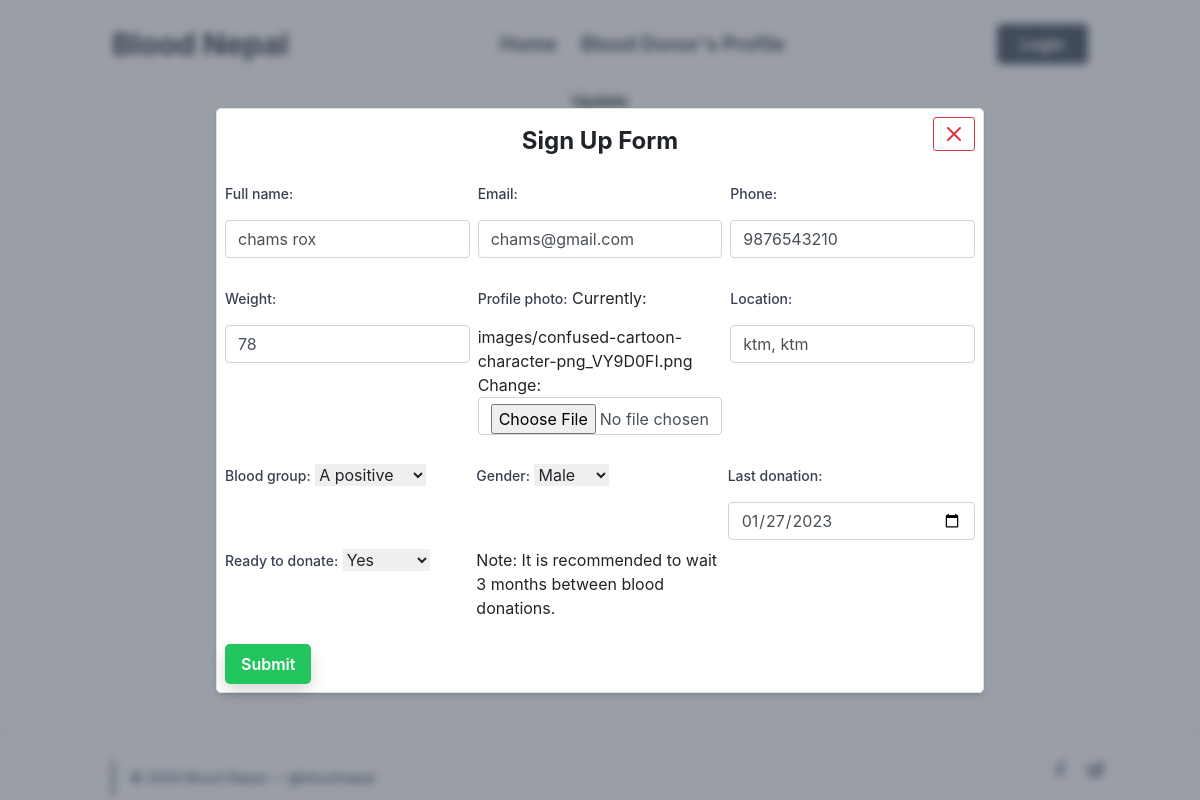
The app's page /update-profile/54/, older data.
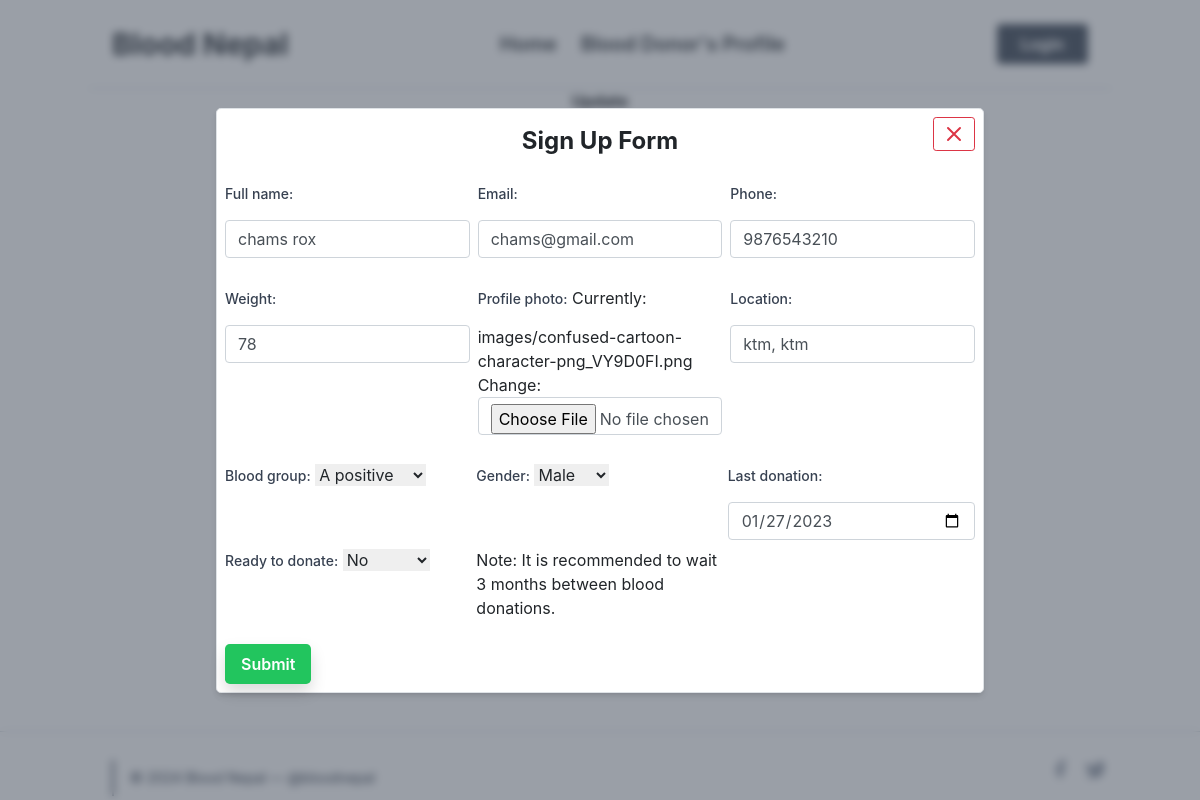
The same page, newer data.
### profile_/models.py (models this page shows, shortened)
class SignUp(models.Model):
    user = models.OneToOneField(User, on_delete = models.CASCADE , unique=True)
    full_name = models.CharField(max_length = 120, null=False, blank=False )
    email = models.EmailField(unique=True, null=False, blank=False)
    phone = models.CharField(max_length=10,null=True)
    gender = models.CharField(max_length=6, choices= GenderChoices , default='Male')
    profile_photo = models.ImageField(upload_to = 'images/')
    location = models.CharField(max_length=40)
    blood_group = models.CharField(choices=Blood_Group_Choices,max_length=3)
    weight = models.IntegerField( null=True, blank=False)
    ready_to_donate = models.CharField(choices=R_CHOICES ,null=True, max_length=4)
    last_donation = models.DateField(null=True)
    class Meta:
        unique_together = ('email','phone')

### profile_/views.py (the view)
# urls.py: path('update-profile/<int:pk>/', Update_Profile.as_view(), name='update_profile'),
class Update_Profile(UpdateView):
    model = SignUp
    template_name = 'profile/update_profile.html'
    form_class = SignUp_Form
    success_url = reverse_lazy('profile')
    def get_object(self, queryset=None):
        obj = super().get_object(queryset)
        return obj
    def get_context_data(self, **kwargs):
        context = super().get_context_data(**kwargs)
        context['username'] = self.request.user.username
        return context

### profile_/forms.py
class SignUp_Form(forms.ModelForm):
    class Meta:
        model = SignUp
        fields = ('full_name','email','phone','gender','weight','profile_photo','location','blood_group','last_donation','ready_to_donate')
        widgets = {
            'full_name':forms.TextInput(attrs={'class': 'form-control'}),
            'email':forms.EmailInput(attrs= {'class':'form-control','placeholder':"example@gmail.com"}),
            'phone':forms.TextInput(attrs={"class":"form-control",'maxlength': '10'}),
            'gender':forms.Select(),
            'weight':forms.NumberInput(attrs={'class':'form-control'}),
            'profile_photo':forms.ClearableFileInput(attrs={'class':'form-control'}),
            'location':forms.TextInput(attrs= {'class':'form-control','placeholder':"district,placename"}),
            'blood_group':forms.Select(),
            'last_donation':forms.DateInput(attrs={'class':'form-control','type':'date'}),
            'ready_to_donate': forms.Select(),
            }

### profile_/templates/profile/update_profile.html (shortened to what this page needs)
{% extends 'profile/base.html' %}
{% load crispy_forms_tags %}
{% block body %}
    <div class="flex justify-center">
      <strong>Update</strong>
    </div>
    {% include 'profile/partial_signup.html'%}
{% endblock %}

### profile_/templates/profile/partial_signup.html (shortened to what this page needs)
<div class="fixed inset-0 bg-gray-700 bg-opacity-50 backdrop-blur-sm flex items-center justify-center">
  <div class="relative bg-white max-w-3xl mx-auto p-2 border border-gray-300 rounded-lg shadow-md space-y-2">
    <a href="{% url 'home' %}" class="absolute top-2 right-2 text-red-600 hover:text-red-500 focus:outline-none">
      <button class="btn btn-outline-danger btn-sm">
        <svg class="w-6 h-6" fill="none" stroke="currentColor">
          <path stroke-linecap="round" stroke-linejoin="round" stroke-width="2" d="M6 18L18 6M6 6l12 12"></path>
        </svg>
      </button>
    </a>
    <form method="post" enctype="multipart/form-data" class="space-y-6">
      <div class="flex justify-center">
        <strong class="text-sm md:text-xl lg:text-2xl text-navy-600">Sign Up Form</strong>
      </div>
      <div class="grid grid-cols-1 md:grid-cols-3 gap-2">
        <div class="mb-1">
          <label for="full_name" class="text-sm font-medium text-gray-700">{{ form.full_name.label_tag }}</label>
          {{ form.full_name }}
        </div>
        <div class="mb-1">
          <label for="email" class="text-sm font-medium text-gray-700">{{ form.email.label_tag }}</label>
          {{ form.email }}
        </div>
        <div class="mb-1">
          <label for="phone" class="text-sm font-medium text-gray-700">{{ form.phone.label_tag }}</label>
          {{ form.phone }}
        </div>
      </div>
      <div class="grid grid-cols-1 md:grid-cols-3 gap-2">
        <div class="mb-1">
          <label for="weight" class="text-sm font-medium text-gray-700">{{ form.weight.label_tag }}</label>
          {{ form.weight }}
        </div>
        <div class="mb-1">
          <label for="profile_photo" class="text-sm font-medium text-gray-700">{{ form.profile_photo.label_tag }}</label>
          {{ form.profile_photo }}
        </div>
        <div class="mb-1">
          <label for="location" class="text-sm font-medium text-gray-700">{{ form.location.label_tag }}</label>
          {{ form.location }}
        </div>
      </div>
      <div class="grid grid-cols-1 md:grid-cols-3 gap-1">
        <div class="mb-1">
          <label for="blood_group" class="text-sm font-medium text-gray-700">{{ form.blood_group.label_tag }}</label>
          {{ form.blood_group }}
        </div>
        <div class="mb-1">
          <label for="gender" class="text-sm font-medium text-gray-700">{{ form.gender.label_tag }}</label>
          {{ form.gender }}
        </div>
        <div class="mb-1">
          <label for="last_donation" class="text-sm font-medium text-gray-700">{{ form.last_donation.label_tag }}</label>
          {{ form.last_donation }}
        </div>
        <div class="mb-1">
          <label for="ready_to_donate" class="text-sm font-medium text-gray-700">{{ form.ready_to_donate.label_tag }}</label>
          {{ form.ready_to_donate }}
        </div><p>Note: It is recommended to wait 3 months between blood donations.</p>
      </div>
         <div>
          <button type="submit" class="px-3 py-2 bg-green-500 text-white font-semibold rounded-lg shadow hover:bg-green-600 focus:outline-none focus:ring-2 focus:ring-green-500">Submit</button>
    </form>
      </div>
  </div>

Row changes from the older to the newer data that the page shows:
changed SignUp "chams rox": ready_to_donate "Yes" → "No"
